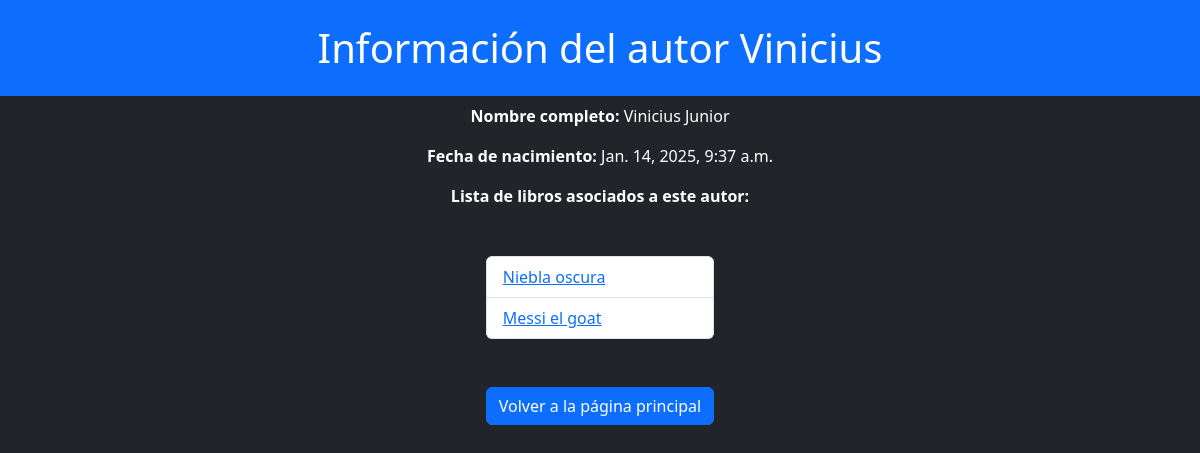
/books/autores/2/, run on the app's committed database.
### books/models.py (models this page shows, shortened)
class Author(models.Model):
    first_name = models.CharField(max_length=50)
    last_name = models.CharField(max_length=50)
    birth_date = models.DateTimeField()

class Book(models.Model):
    title = models.CharField(max_length=50)
    authors = models.ForeignKey(Author, on_delete=models.CASCADE)
    genre = models.ForeignKey('Genre', on_delete=models.CASCADE)
    publish_date = models.DateTimeField()
    sumary = models.TextField()

### books/views.py (the view)
# urls.py: path("autores/<int:author_id>/", views.author_detail, name='author_detail'),
def author_detail(request, author_id):
    autor = get_object_or_404(Author, pk=author_id)
    libros = Book.objects.filter(authors=autor)
    return render(request, template_name="books/autordetail.html", context={"autor": autor, "libros": libros})

### books/templates/books/autordetail.html (shortened to what this page needs)
<!DOCTYPE html>
<html lang="en">
<head>
    <link href="https://cdn.jsdelivr.net/npm/bootstrap@5.3.3/dist/css/bootstrap.min.css" rel="stylesheet">
</head>
<body class="text-bg-dark">
    <h1 class="container-fluid text-center text-bg-primary p-4">Información del autor {{ autor.first_name }}</h1>
    <p class="container text-center"><strong>Nombre completo:</strong> {{ autor.first_name }} {{ autor.last_name }}</p>
    <p class="container text-center"><strong>Fecha de nacimiento:</strong> {{ autor.birth_date }}</p>
    <p class="container text-center"><strong>Lista de libros asociados a este autor:</strong></p>
    <div class="d-grid mt-5 justify-content-center">
        <ul class="list-group">
            {% for libro in libros %}
                <li class="list-group-item"><a href="{% url 'books:detail' libro.id %}">{{libro.title}}</a></li>
            {% endfor %}
        </ul>
        <a class="mt-5" href="{% url 'books:index' %}"><button class="btn btn-primary" type="button">Volver a la página principal</button></a>
    </div>
</body>
</html>

### data on the page
Author: first_name "Vinicius", last_name "Junior", birth_date "Jan. 14, 2025, 9:37 a.m."
Book: title "Niebla oscura"
Book: title "Messi el goat"
